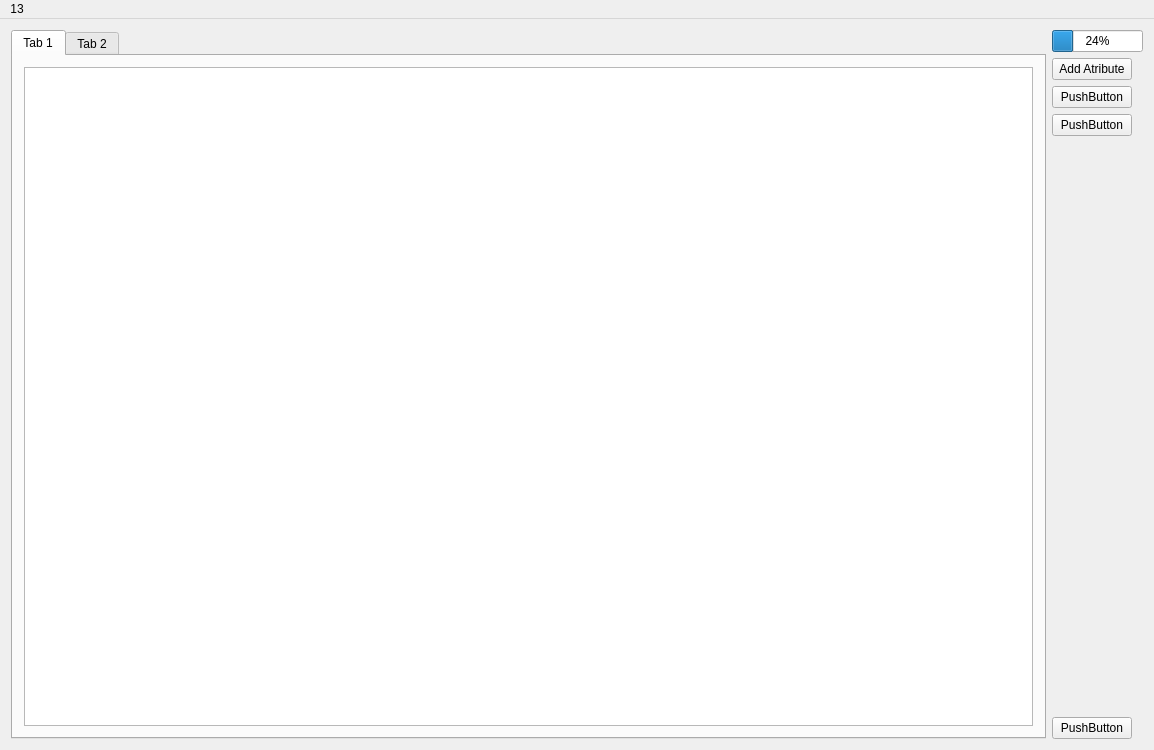
<?xml version="1.0" encoding="UTF-8"?>
<ui version="4.0">
 <class>MainWindow</class>
 <widget class="QMainWindow" name="MainWindow">
  <property name="geometry">
   <rect>
    <x>0</x>
    <y>0</y>
    <width>1154</width>
    <height>750</height>
   </rect>
  </property>
  <property name="windowTitle">
   <string>MainWindow</string>
  </property>
  <widget class="QWidget" name="centralWidget">
   <layout class="QHBoxLayout" name="horizontalLayout">
    <item>
     <widget class="QTabWidget" name="tabWidget">
      <property name="sizePolicy">
       <sizepolicy hsizetype="Expanding" vsizetype="Expanding">
        <horstretch>0</horstretch>
        <verstretch>0</verstretch>
       </sizepolicy>
      </property>
      <property name="currentIndex">
       <number>0</number>
      </property>
      <widget class="QWidget" name="tab">
       <property name="sizePolicy">
        <sizepolicy hsizetype="Expanding" vsizetype="Expanding">
         <horstretch>0</horstretch>
         <verstretch>0</verstretch>
        </sizepolicy>
       </property>
       <attribute name="title">
        <string>Tab 1</string>
       </attribute>
       <layout class="QVBoxLayout" name="verticalLayout_2">
        <item>
         <widget class="QGraphicsView" name="graphicsView">
          <property name="sizePolicy">
           <sizepolicy hsizetype="Expanding" vsizetype="Expanding">
            <horstretch>0</horstretch>
            <verstretch>0</verstretch>
           </sizepolicy>
          </property>
         </widget>
        </item>
       </layout>
      </widget>
      <widget class="QWidget" name="tab_2">
       <attribute name="title">
        <string>Tab 2</string>
       </attribute>
      </widget>
     </widget>
    </item>
    <item>
     <layout class="QVBoxLayout" name="verticalLayout_4">
      <item>
       <layout class="QVBoxLayout" name="verticalLayout">
        <item>
         <widget class="QProgressBar" name="progressBar">
          <property name="sizePolicy">
           <sizepolicy hsizetype="Fixed" vsizetype="Fixed">
            <horstretch>0</horstretch>
            <verstretch>0</verstretch>
           </sizepolicy>
          </property>
          <property name="value">
           <number>24</number>
          </property>
         </widget>
        </item>
        <item>
         <widget class="QPushButton" name="AddAtribute">
          <property name="sizePolicy">
           <sizepolicy hsizetype="Fixed" vsizetype="Fixed">
            <horstretch>0</horstretch>
            <verstretch>0</verstretch>
           </sizepolicy>
          </property>
          <property name="text">
           <string>Add Atribute</string>
          </property>
         </widget>
        </item>
        <item>
         <widget class="QPushButton" name="pushButton_2">
          <property name="sizePolicy">
           <sizepolicy hsizetype="Fixed" vsizetype="Fixed">
            <horstretch>0</horstretch>
            <verstretch>0</verstretch>
           </sizepolicy>
          </property>
          <property name="text">
           <string>PushButton</string>
          </property>
         </widget>
        </item>
        <item>
         <widget class="QPushButton" name="pushButton_3">
          <property name="sizePolicy">
           <sizepolicy hsizetype="Fixed" vsizetype="Fixed">
            <horstretch>0</horstretch>
            <verstretch>0</verstretch>
           </sizepolicy>
          </property>
          <property name="text">
           <string>PushButton</string>
          </property>
         </widget>
        </item>
        <item>
         <spacer name="verticalSpacer_2">
          <property name="orientation">
           <enum>Qt::Vertical</enum>
          </property>
          <property name="sizeHint" stdset="0">
           <size>
            <width>20</width>
            <height>40</height>
           </size>
          </property>
         </spacer>
        </item>
       </layout>
      </item>
      <item>
       <layout class="QVBoxLayout" name="verticalLayout_3">
        <item>
         <spacer name="verticalSpacer">
          <property name="orientation">
           <enum>Qt::Vertical</enum>
          </property>
          <property name="sizeHint" stdset="0">
           <size>
            <width>20</width>
            <height>40</height>
           </size>
          </property>
         </spacer>
        </item>
        <item>
         <widget class="QPushButton" name="pushButton_4">
          <property name="sizePolicy">
           <sizepolicy hsizetype="Fixed" vsizetype="Fixed">
            <horstretch>0</horstretch>
            <verstretch>0</verstretch>
           </sizepolicy>
          </property>
          <property name="text">
           <string>PushButton</string>
          </property>
         </widget>
        </item>
       </layout>
      </item>
     </layout>
    </item>
   </layout>
   <zorder></zorder>
   <zorder>tabWidget</zorder>
  </widget>
  <widget class="QMenuBar" name="menuBar">
   <property name="geometry">
    <rect>
     <x>0</x>
     <y>0</y>
     <width>1154</width>
     <height>29</height>
    </rect>
   </property>
   <widget class="QMenu" name="menu13">
    <property name="title">
     <string>13</string>
    </property>
    <addaction name="action1"/>
    <addaction name="action2"/>
   </widget>
   <addaction name="menu13"/>
  </widget>
  <action name="action1">
   <property name="text">
    <string>1</string>
   </property>
  </action>
  <action name="action2">
   <property name="text">
    <string>2</string>
   </property>
  </action>
 </widget>
 <layoutdefault spacing="6" margin="11"/>
 <resources/>
 <connections/>
</ui>
